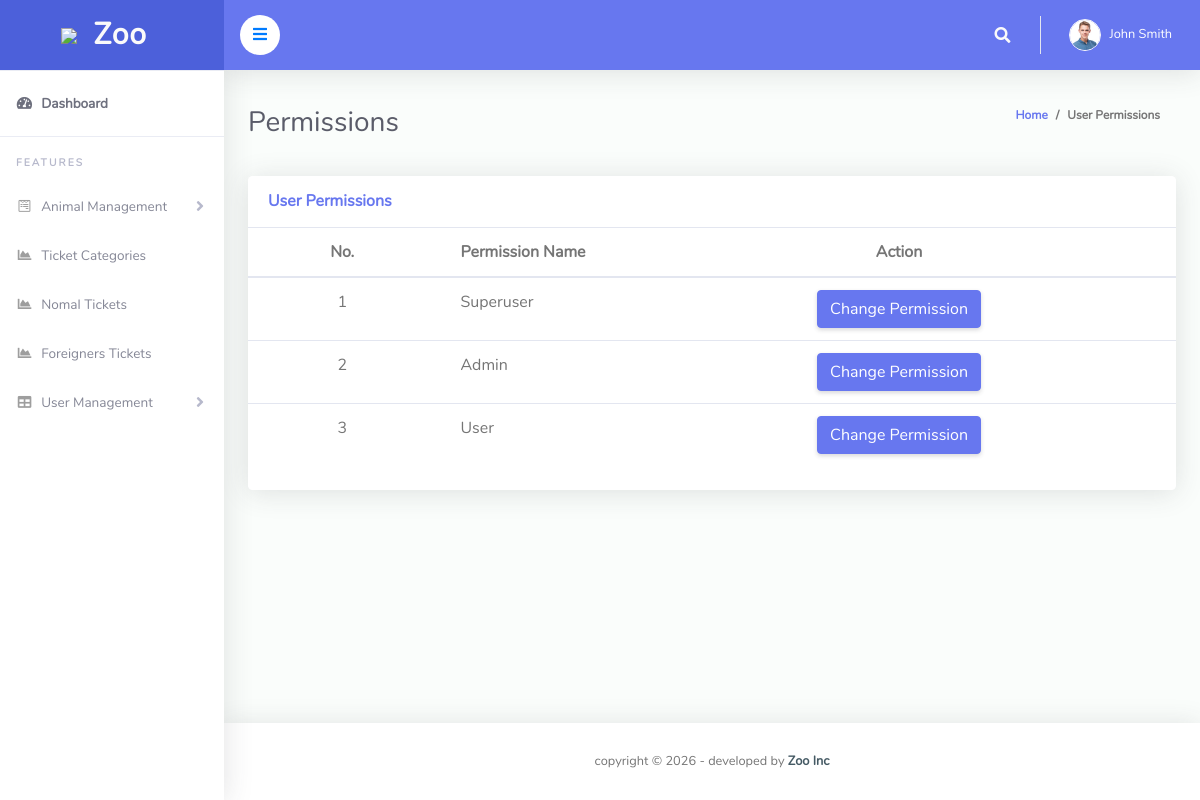
The app's page /admin/permissions.php (signed in) with its own data.
### tables this page shows
CREATE TABLE `permissions` (
  `id` int(11) NOT NULL,
  `permission` varchar(255) NOT NULL,
  `createuser` varchar(255) DEFAULT NULL,
  `deleteuser` varchar(255) DEFAULT NULL,
  `createbid` varchar(255) DEFAULT NULL,
  `updatebid` varchar(255) DEFAULT NULL
);

### admin/permissions.php (the view, shortened to what this page needs)
<?php
include('includes/checklogin.php');
?>
<!DOCTYPE html>
<html lang="en">
<head>
  <link href="vendor/fontawesome-free/css/all.min.css" rel="stylesheet" type="text/css">
  <link href="vendor/bootstrap/css/bootstrap.min.css" rel="stylesheet" type="text/css">
  <link href="css/ruang-admin.min.css" rel="stylesheet">
</head>
<body id="page-top">
  <div id="wrapper">
    <?php include('includes/sidebar.php');?>
    <div id="content-wrapper" class="d-flex flex-column">
      <div id="content">
        <?php include('includes/header.php');?>
        <div class="container-fluid" id="container-wrapper">
          <div class="d-sm-flex align-items-center justify-content-between mb-4">
            <h1 class="h3 mb-0 text-gray-800">Permissions</h1>
            <ol class="breadcrumb">
              <li class="breadcrumb-item"><a href="dashboard.php">Home</a></li>
              <li class="breadcrumb-item active" aria-current="page">User Permissions</li>
            </ol>
          </div>
          <div class="row">
            <div class="col-lg-12 mb-4">
              <div class="card">
                <div class="card-header py-3 d-flex flex-row align-items-center justify-content-between">
                  <h6 class="m-0 font-weight-bold text-primary">User Permissions</h6>
                </div>
                        <?php @include("change_permissions.php");?>
                <div class="table-responsive">
                  <table class="table align-items-center table-flush " >
                    <thead>
                      <tr>
                        <th class="text-center">No.</th>
                        <th class="d-none d-sm-table-cell" style="width: 20%">Permission Name</th>
                        <th class="d-none d-sm-table-cell text-center" >Action</th>
                      </tr>
                    </thead>
                    <tbody>
                      <?php
                      $sql="SELECT * from permissions  ";
                      $query = $dbh -> prepare($sql);
                      $query->execute();
                      $results=$query->fetchAll(PDO::FETCH_OBJ);
                      $cnt=1;
                      if($query->rowCount() > 0)
                      {
                        foreach($results as $row)
                        {
                          ?>
                          <tr>
                            <td class="text-center"><?php echo htmlentities($cnt);?></td>
                            <td><?php  echo htmlentities($row->permission);?></td>
                            <td class="d-none d-sm-table-cell text-center">
                             <button class="btn btn-primary btn-xs edit_data" id="<?php echo  ($row->id); ?>" title="click for edit">Change Permission</button>
                           </td>
                         </tr>
                         <?php $cnt=$cnt+1;
                       }
                     } ?>
                   </tbody>
                 </table>
               </div>
               <div class="card-footer"></div>
             </div>
           </div>
         </div>
       </div>
     </div>
     <?php include('includes/footer.php');?>
   </div>
 </div>
</body>
</html>

### admin/includes/header.php (shortened to what this page needs)
 <nav class="navbar navbar-expand navbar-light bg-navbar topbar mb-4 static-top">
  <button id="sidebarToggleTop" class="btn btn-link rounded-circle mr-3" style="background-color: #ffffff;">
    <i style="color: #007bff;" class="fa fa-bars"></i>
  </button>
  <ul class="navbar-nav ml-auto">
    <li class="nav-item dropdown no-arrow">
      <a class="nav-link dropdown-toggle" href="#" id="searchDropdown" role="button" data-toggle="dropdown" aria-haspopup="true" aria-expanded="false">
        <i class="fas fa-search fa-fw"></i>
      </a>
    </li>
    <li class="nav-item dropdown no-arrow">
      <?php
      $aid=$_SESSION['odmsaid'];
      $sql="SELECT * from  tbladmin where ID=:aid";
      $query = $dbh -> prepare($sql);
      $query->bindParam(':aid',$aid,PDO::PARAM_STR);
      $query->execute();
      $results=$query->fetchAll(PDO::FETCH_OBJ);
      if($query->rowCount() > 0)
      {
        foreach($results as $row)
        {
          ?>
          <a class="nav-link dropdown-toggle" href="#" id="userDropdown" role="button" data-toggle="dropdown" aria-haspopup="true" aria-expanded="false">
           <?php
           if($row->Photo=="avatar15.jpg")
           {
            ?>
            <img class="img-profile rounded-circle"src="profileimages/avatar15.jpg" style="max-width: 60px">
            <?php
          } else {
            ?>
            <img class="img-profile rounded-circle" src="profileimages/<?php  echo $row->Photo;?>" style="max-width: 60px">
            <?php
          } ?>
          <span class="ml-2 d-none d-lg-inline text-white small"><?php  echo $row->FirstName;?> <?php  echo $row->LastName;?></span>
        </a>
        <?php
      }
    } ?>
  </li>
</ul>
</nav>

### records on screen
permissions: permission "Superuser"
permissions: permission "Admin"
permissions: permission "User"

### other values on screen
$row->FirstName "John"
$row->LastName "Smith"
